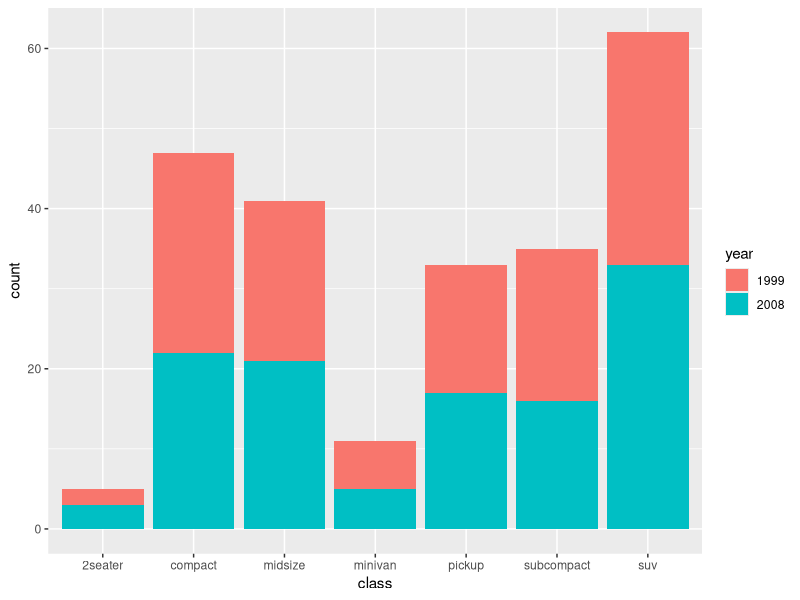
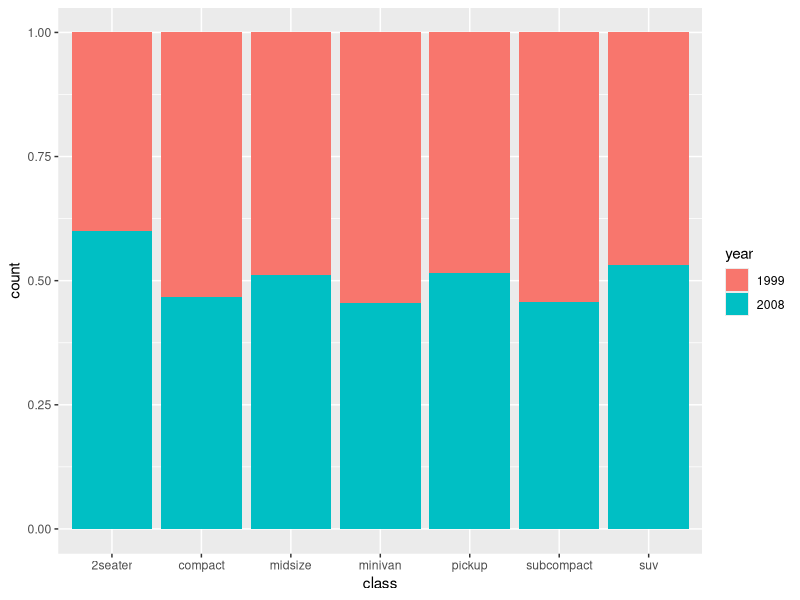
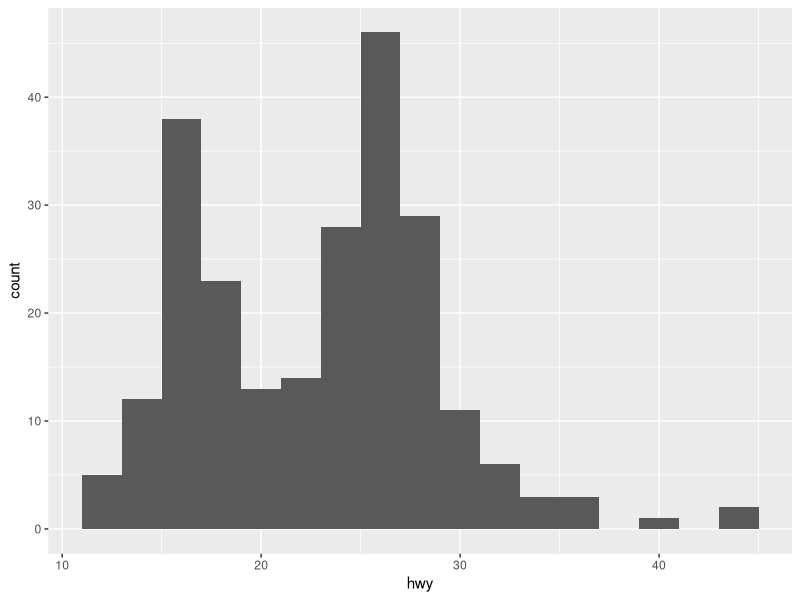
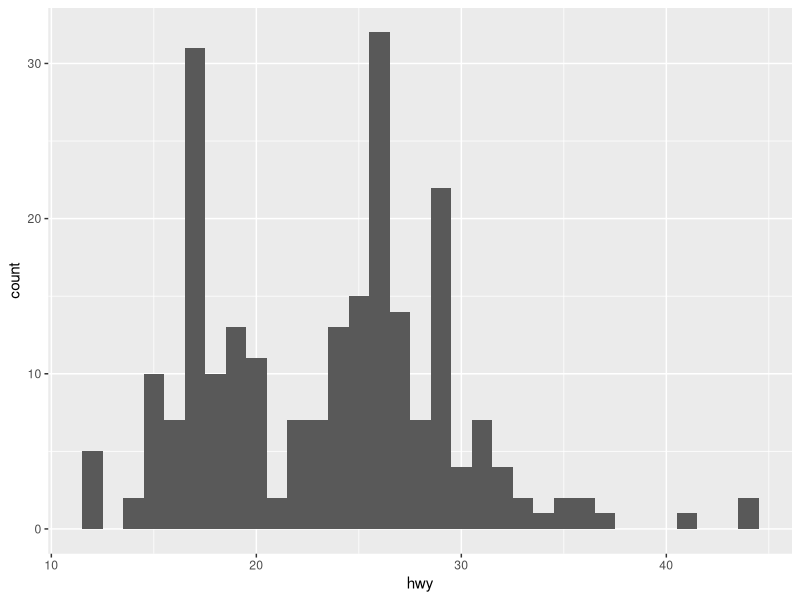
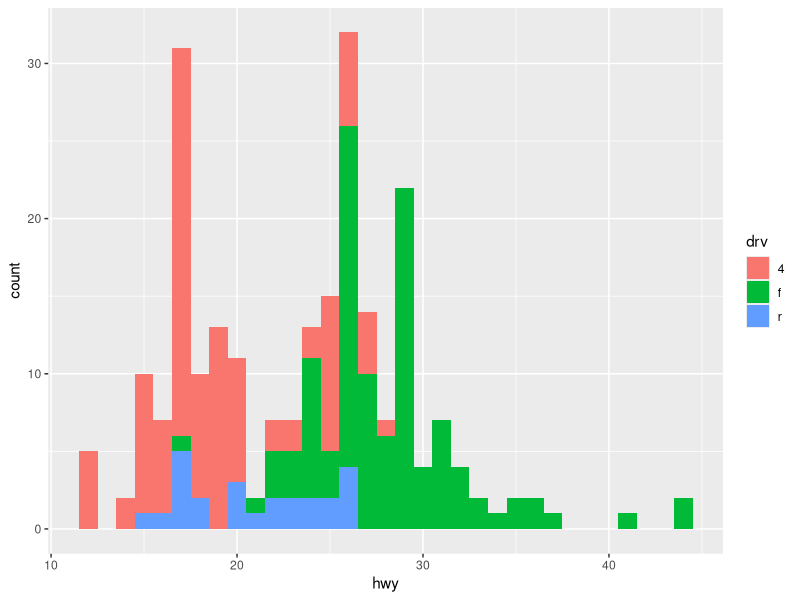
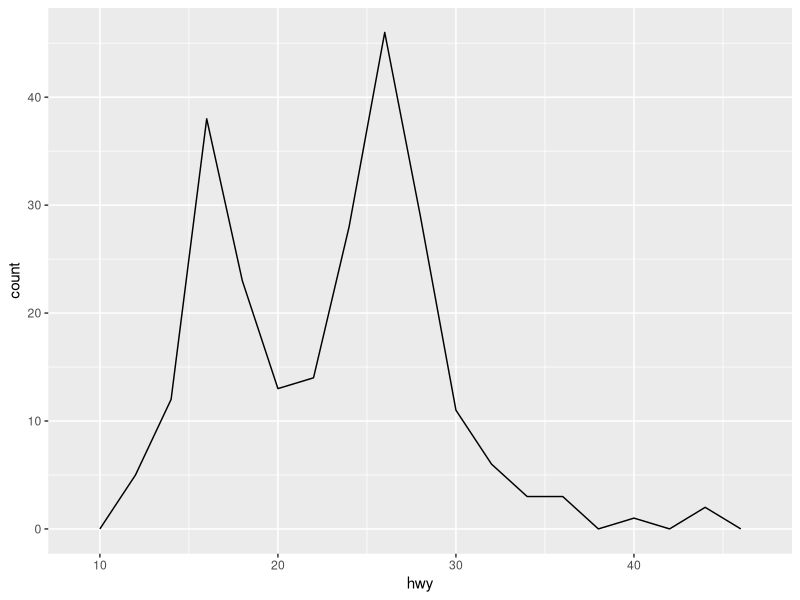
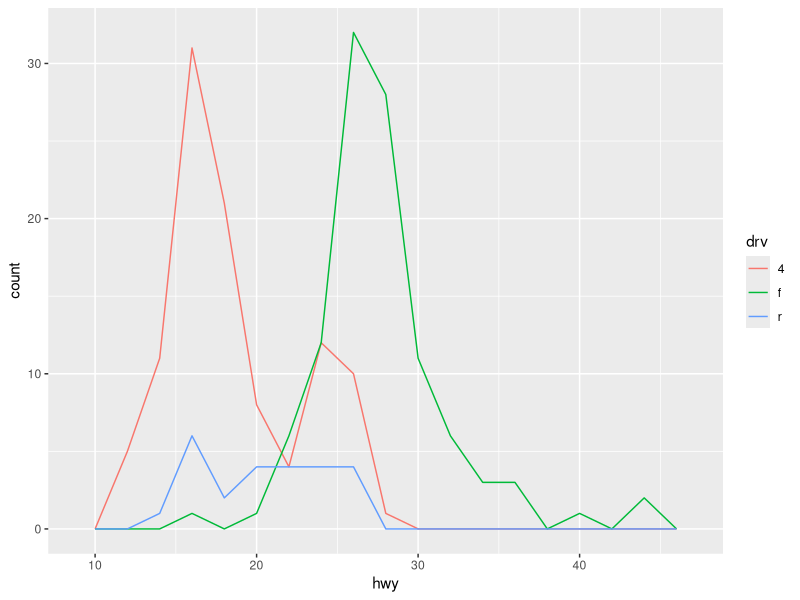
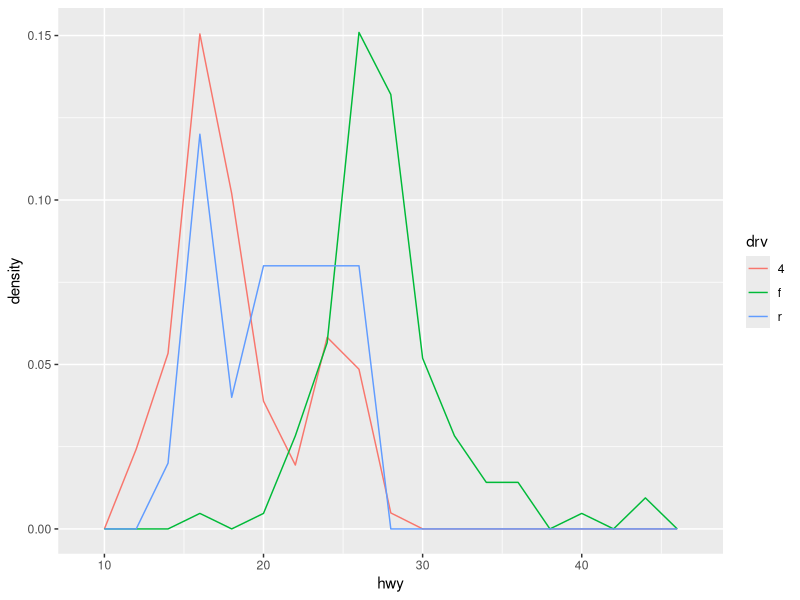

Generate these figures, in order, with R:
# Day 16
library(ggplot2)
library(dplyr)
mpg %>%
  group_by(class) %>%
  summarise(hwy_mean = mean(hwy)) %>%
  arrange(hwy_mean)
ggplot(mpg, aes(class, fill=factor(year))) + geom_bar() + labs(fill = "year")

ggplot(mpg, aes(class, fill=factor(year))) + geom_bar(position = "fill") + labs(fill = "year")


ggplot(mpg, aes(hwy)) + geom_histogram(binwidth = 2)
ggplot(mpg, aes(hwy)) + geom_histogram(binwidth = 1)
ggplot(mpg, aes(hwy, fill=drv)) + geom_histogram(binwidth = 1)

ggplot(mpg, aes(hwy)) + geom_freqpoly(binwidth=2)
ggplot(mpg, aes(hwy, color=drv)) + geom_freqpoly(binwidth=2)
ggplot(mpg, aes(hwy, after_stat(density), color=drv)) + geom_freqpoly(binwidth=2)
ggplot(mpg, aes(hwy)) + geom_density()
